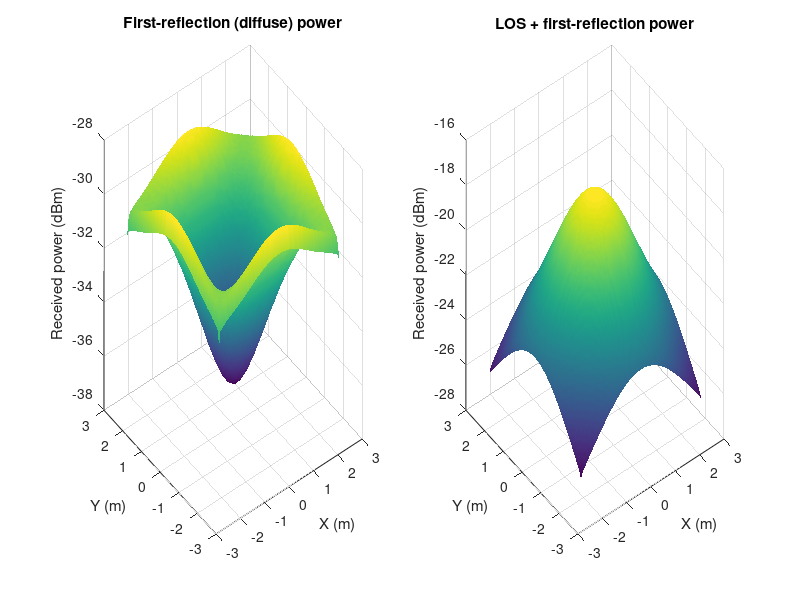

Write the MATLAB code that produced this figure.
% FIXED version of Chapter3/NEEDFIX_program_3p2.m
% Program 3.2: optical power distribution in a diffuse (first-reflection) channel.
%
% Fixes w.r.t. the original:
%  1. The original only computed wall 1 and set the gains of the other three
%     walls to the dummy value h2 = h3 = h4 = 1. All four walls are computed.
%  2. The quadruple loop (~2e8 iterations, "calculation time too long") is
%     replaced by a loop over receiver points vectorised over the wall
%     elements (seconds instead of hours).
%  3. The concentrator gain / FOV test is applied to the reflected rays,
%     and wall elements are counted only once (the original also used an
%     unused transmitter-orientation, C, etc.).
%  4. Results are plotted (the original produced no output). The LOS
%     component is also computed so the total power distribution can be shown.
clear; clc; close all;

theta = 70;                           % LED semi-angle at half power (deg)
m = -log(2)/log(cosd(theta));         % Lambertian order of emission
P_total = 1;                          % total transmitted power (W, normalised)
Adet = 1e-4;                          % detector physical area (m^2)
rho = 0.8;                            % wall reflection coefficient
Ts = 1;                               % optical filter gain
index = 1.5;                          % refractive index of the concentrator
FOV = 60;                             % receiver FOV semi-angle (deg)
G_Con = (index^2)/sind(FOV)^2;        % concentrator gain

lx = 5; ly = 5; lz = 2.15;            % room size (m); lz = LED-to-receiver-plane height
ngrid = 20;                           % grid points per metre (original used 30)
Nx = lx*ngrid; Ny = ly*ngrid; Nz = round(lz*ngrid);
x = -lx/2 + lx/Nx*((1:Nx) - 0.5);   % receiver grid at cell centres (a receiver
y = -ly/2 + ly/Ny*((1:Ny) - 0.5);   % lying in a wall plane sees no reflection)
z = linspace(-lz/2, lz/2, Nz);
TP = [0 0 lz/2];                      % transmitter position (ceiling centre, facing down)

% ----- wall elements: position, unit normal (pointing into the room), area -----
[Yw, Zw] = meshgrid(y, z);  [Xw, Zw2] = meshgrid(x, z);
nYZ = numel(Yw); nXZ = numel(Xw);
W = [ -lx/2*ones(nYZ,1) Yw(:) Zw(:);            % wall 1: x = -lx/2
       lx/2*ones(nYZ,1) Yw(:) Zw(:);            % wall 2: x = +lx/2
       Xw(:) -ly/2*ones(nXZ,1) Zw2(:);          % wall 3: y = -ly/2
       Xw(:)  ly/2*ones(nXZ,1) Zw2(:) ];        % wall 4: y = +ly/2
Nw = [ repmat([ 1 0 0], nYZ, 1); repmat([-1 0 0], nYZ, 1);
       repmat([ 0 1 0], nXZ, 1); repmat([ 0 -1 0], nXZ, 1) ];
dA = [ repmat(ly*lz/(Ny*Nz), 2*nYZ, 1); repmat(lx*lz/(Nx*Nz), 2*nXZ, 1) ];

% ----- transmitter -> wall element (independent of receiver position) -----
V1 = W - TP;                                     % vectors LED -> wall element
D1 = sqrt(sum(V1.^2, 2));
cos_phi = -V1(:,3)./D1;                          % LED faces -z
cos_alpha = -sum(V1.*Nw, 2)./D1;                 % incidence angle at the wall
g1 = (m+1)/(2*pi)*cos_phi.^m.*cos_alpha./D1.^2 .* rho.*dA;   % power per unit Tx power
g1(cos_phi <= 0 | cos_alpha <= 0) = 0;

h_ref = zeros(Ny, Nx);  h_los = zeros(Ny, Nx);
for ii = 1:Nx
    for jj = 1:Ny
        RP = [x(ii) y(jj) -lz/2];                % receiver faces +z
        V2 = RP - W;                             % wall element -> receiver
        D2 = sqrt(sum(V2.^2, 2));
        cos_beta = sum(V2.*Nw, 2)./D2;           % irradiance angle from the wall
        cos_psi = -V2(:,3)./D2;                  % incidence angle at the PD
        ok = (cos_psi >= cosd(FOV)) & (cos_beta > 0);
        h_ref(jj,ii) = sum(g1(ok).*Adet.*cos_beta(ok).*cos_psi(ok)./(pi*D2(ok).^2));
        % LOS component
        d0 = norm(TP - RP); c0 = lz/d0;
        if c0 >= cosd(FOV)
            h_los(jj,ii) = (m+1)*Adet*c0^(m+1)/(2*pi*d0^2);
        end
    end
end
P_rec_ref = h_ref*P_total*Ts*G_Con;              % first-reflection power (W)
P_rec_tot = (h_ref + h_los)*P_total*Ts*G_Con;    % LOS + first reflection (W)

figure;
subplot(1,2,1); surf(x, y, 10*log10(P_rec_ref*1e3)); shading interp;
xlabel('X (m)'); ylabel('Y (m)'); zlabel('Received power (dBm)');
title('First-reflection (diffuse) power');
subplot(1,2,2); surf(x, y, 10*log10(P_rec_tot*1e3)); shading interp;
xlabel('X (m)'); ylabel('Y (m)'); zlabel('Received power (dBm)');
title('LOS + first-reflection power');
inner = P_rec_ref;
fprintf('Diffuse power: max %.2f dBm, min %.2f dBm (P_total = %g W)\n', ...
    10*log10(max(inner(:))*1e3), 10*log10(min(inner(:))*1e3), P_total);
